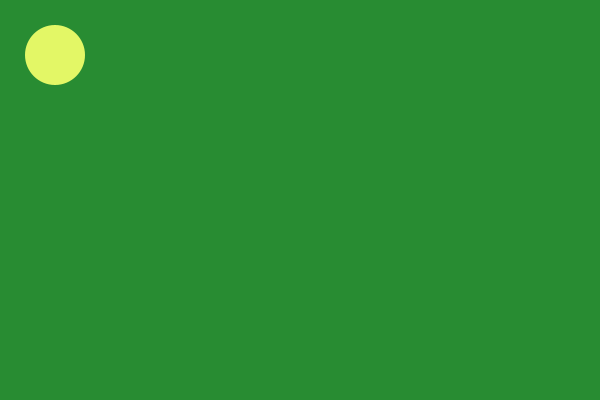
Frame 1 (no input)
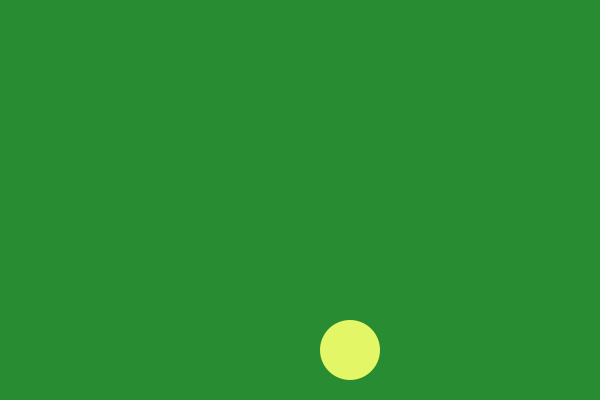
Frame 60 (the mouse pressed at the canvas centre just before this capture)
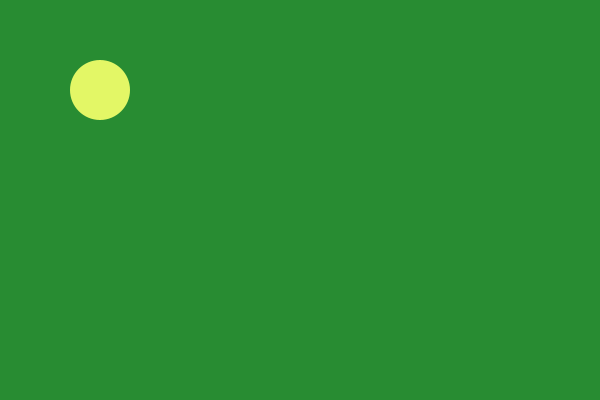
Frame 120 (the mouse held since frame 60 and released just before this capture)

The Processing sketch that drew these frames (run headless with seeded random() and noise(); from frame 60 on, the mouse is pressed at the canvas centre):

// Processing sketch: processing_86882
// ── processing_86882.pde

int posX = 50;
int posY = 50;
int dirX = 0;
int R = 40;
int G = 140;
int B = 50;
int ellipseSize = 60;

void setup() {
  size(600, 400);
  background (R, G, B);

}

void draw() {
  background (R, G, B);
  fill (227, 247, 102);
  noStroke();
  animator();
  
  println (mouseX + " " + mouseY);
  ellipse (posX, posY, ellipseSize, ellipseSize);

}

void animator(){  
   if(posX >= width-ellipseSize/2){ //horizontal controls
  dirX = 1;
  }
  if (posX <= ellipseSize/2) {
  dirX = 0;
  }
  if (dirX == 1) {  //speed
  posX = posX - 5;
  }
  else {
    posX = posX + 5;
  }
  
   if(posY >= height-ellipseSize/2){ //vertical controls
  dirX = 1;
  }
  if (posY <= ellipseSize/2) {
  dirX = 0;
  }
  if (dirX == 1) {  //speed
  posY = posY - 5;
  }
  else {
    posY = posY + 5;
  }
  
  
}
